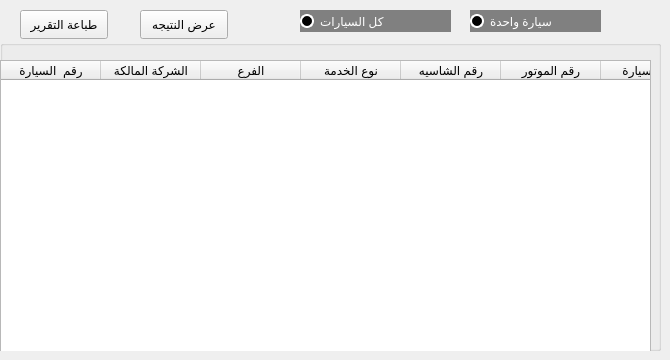
     <widget class="QWidget" name="tab_11">
      <attribute name="title">
       <string>الوقود</string>
      </attribute>
      <widget class="QGroupBox" name="groupBox_2">
       <property name="geometry">
        <rect>
         <x>0</x>
         <y>40</y>
         <width>661</width>
         <height>311</height>
        </rect>
       </property>
       <property name="title">
        <string/>
       </property>
       <widget class="QTableWidget" name="tableWidget_2">
        <property name="geometry">
         <rect>
          <x>0</x>
          <y>20</y>
          <width>651</width>
          <height>311</height>
         </rect>
        </property>
        <column>
         <property name="text">
          <string>رقم  السيارة</string>
         </property>
        </column>
        <column>
         <property name="text">
          <string>الشركة المالكة</string>
         </property>
        </column>
        <column>
         <property name="text">
          <string>الفرع</string>
         </property>
        </column>
        <column>
         <property name="text">
          <string>نوع الخدمة</string>
         </property>
        </column>
        <column>
         <property name="text">
          <string>رقم الشاسيه</string>
         </property>
        </column>
        <column>
         <property name="text">
          <string>رقم الموتور</string>
         </property>
        </column>
        <column>
         <property name="text">
          <string>نوع السيارة</string>
         </property>
        </column>
        <column>
         <property name="text">
          <string>موديل السيارة</string>
         </property>
        </column>
        <column>
         <property name="text">
          <string>موديل العربية</string>
         </property>
        </column>
        <column>
         <property name="text">
          <string>حموله</string>
         </property>
        </column>
        <column>
         <property name="text">
          <string>وزن</string>
         </property>
        </column>
        <column>
         <property name="text">
          <string>لون السيارة</string>
         </property>
        </column>
       </widget>
      </widget>
      <widget class="QPushButton" name="pushButton_3">
       <property name="geometry">
        <rect>
         <x>140</x>
         <y>10</y>
         <width>88</width>
         <height>29</height>
        </rect>
       </property>
       <property name="text">
        <string>عرض النتيجه</string>
       </property>
      </widget>
      <widget class="QPushButton" name="pushButton_4">
       <property name="geometry">
        <rect>
         <x>20</x>
         <y>10</y>
         <width>88</width>
         <height>29</height>
        </rect>
       </property>
       <property name="text">
        <string>طباعة التقرير</string>
       </property>
      </widget>
      <widget class="QRadioButton" name="radioButton_3">
       <property name="geometry">
        <rect>
         <x>300</x>
         <y>10</y>
         <width>151</width>
         <height>22</height>
        </rect>
       </property>
       <property name="styleSheet">
        <string notr="true">QRadioButton {
    background-color : gray;
	color : white
}

QRadioButton::indicator {
	width : 10px;
	height : 10px;
	border-radius : 7px;   
}

QRadioButton::indicator:unchecked {
    background-color : black;
    border: 2px solid white;
}

QRadioButton::indicator:checked {
	background-color : white;
    border: 2px solid white;
}
</string>
       </property>
       <property name="text">
        <string>كل السيارات</string>
       </property>
      </widget>
      <widget class="QRadioButton" name="radioButton_4">
       <property name="geometry">
        <rect>
         <x>470</x>
         <y>10</y>
         <width>131</width>
         <height>22</height>
        </rect>
       </property>
       <property name="styleSheet">
        <string notr="true">QRadioButton {
    background-color : gray;
	color : white
}

QRadioButton::indicator {
	width : 10px;
	height : 10px;
	border-radius : 7px;   
}

QRadioButton::indicator:unchecked {
    background-color : black;
    border: 2px solid white;
}

QRadioButton::indicator:checked {
	background-color : white;
    border: 2px solid white;
}

</string>
       </property>
       <property name="text">
        <string>سيارة واحدة</string>
       </property>
      </widget>
     </widget>
